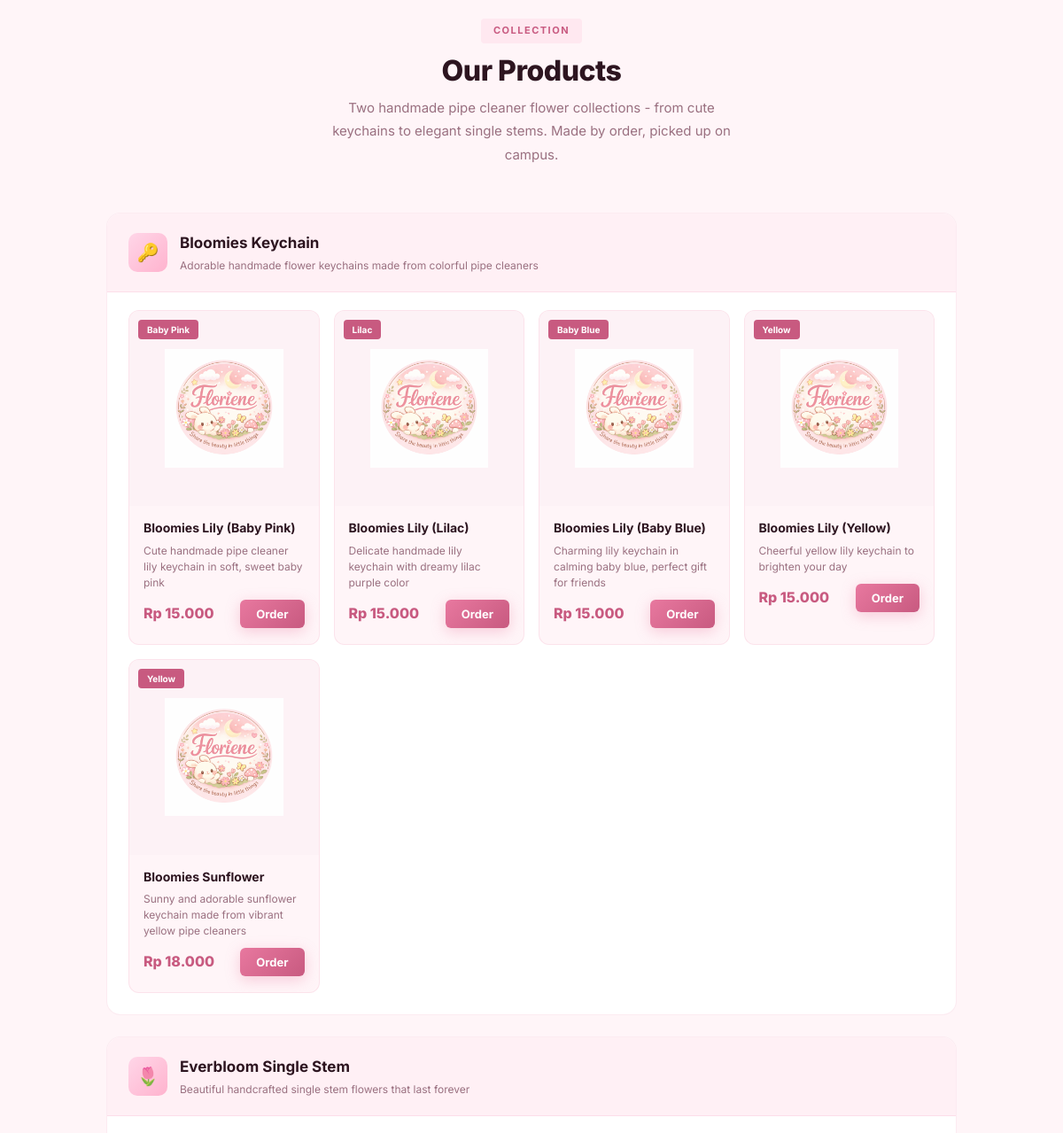
Before: / (middle part) with the older database file.
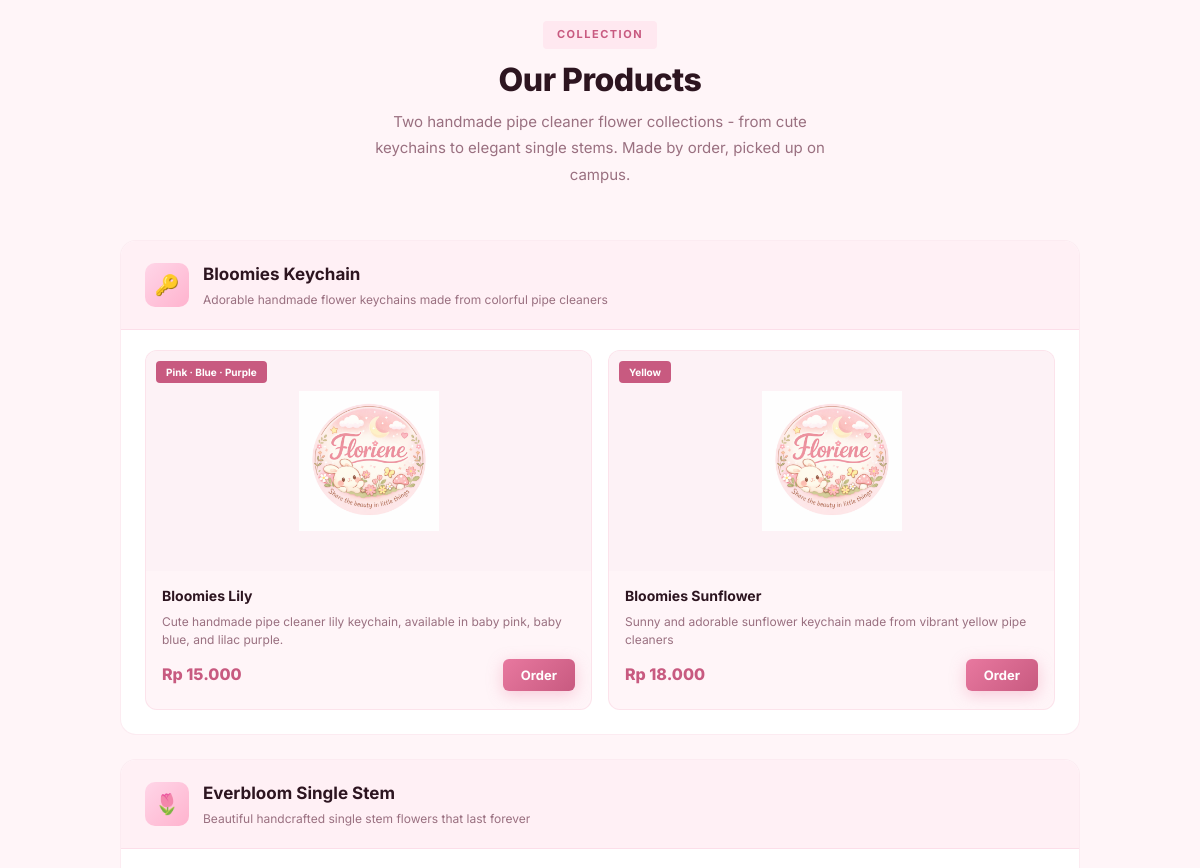
After: the same page with the newer database file.
### tables this page shows
CREATE TABLE IF NOT EXISTS kategori (
    id_kategori INT AUTO_INCREMENT PRIMARY KEY,
    nama VARCHAR(255) NOT NULL,
    deskripsi TEXT,
    created_at TIMESTAMP DEFAULT CURRENT_TIMESTAMP,
    INDEX idx_nama (nama)
);

CREATE TABLE IF NOT EXISTS produk (
    id_produk INT AUTO_INCREMENT PRIMARY KEY,
    nama_produk VARCHAR(255) NOT NULL,
    deskripsi_produk TEXT,
    harga DECIMAL(10, 2) NOT NULL,
    warna VARCHAR(100),
    status ENUM('active', 'inactive') DEFAULT 'active',
    url_foto_produk VARCHAR(500),
    id_kategori INT,
    created_at TIMESTAMP DEFAULT CURRENT_TIMESTAMP,
    FOREIGN KEY (id_kategori) REFERENCES kategori(id_kategori) ON DELETE SET NULL,
    INDEX idx_nama (nama_produk),
    INDEX idx_status (status),
    INDEX idx_kategori (id_kategori)
);

### index.php (the view, shortened to what this page needs)
<!DOCTYPE html>
<html lang="en">
<head>
  <script src="https://cdn.tailwindcss.com"></script>
  <link rel="stylesheet" href="css/shared.css">
  <link rel="stylesheet" href="css/style.css">
</head>
<body>
<section class="products" id="produk">
  <div class="container">
    <div class="sec-head-center">
      <span class="sec-label">Collection</span>
      <h2 class="sec-title">Our Products</h2>
      <p class="sec-sub">Two handmade pipe cleaner flower collections - from cute keychains to elegant single stems. Made by order, picked up on campus.</p>
    </div>
    <?php
    include 'php/db.php';
    $icons = ['🔑', '🌷', '🌸', '🌼'];
    $icon_index = 0;
    $kat_result = $conn->query("SELECT * FROM kategori ORDER BY id_kategori ASC");
    while ($kat = $kat_result->fetch_assoc()):
      $id_kat = $kat['id_kategori'];
      $produk_result = $conn->query("SELECT * FROM produk WHERE id_kategori=$id_kat AND status='active' ORDER BY id_produk ASC");
      $icon = $icons[$icon_index % count($icons)];
      $icon_index++;
      $num_produk = $produk_result->num_rows;
      $cols_md = $num_produk >= 2 ? 2 : 1;
      $cols_lg = min(max($num_produk, 1), 4);
      $grid_class = 'grid gap-4 grid-cols-1';
      if ($cols_md > 1) $grid_class .= " min-[560px]:grid-cols-$cols_md";
      if ($cols_lg > $cols_md) $grid_class .= " min-[860px]:grid-cols-$cols_lg";
    ?>
    <div class="cat-block">
      <div class="cat-head">
        <div class="cat-icon a"><?= $icon ?></div>
        <div class="cat-head-info">
          <h3><?= htmlspecialchars($kat['nama']) ?></h3>
          <p><?= htmlspecialchars($kat['deskripsi']) ?></p>
        </div>
      </div>
      <div class="cat-body">
        <div class="<?= $grid_class ?>">
          <?php while ($p = $produk_result->fetch_assoc()): ?>
          <div class="prod-card">
            <div class="prod-img-wrap">
              <?php if ($p['url_foto_produk']): ?>
              <img src="<?= htmlspecialchars($p['url_foto_produk']) ?>" alt="<?= htmlspecialchars($p['nama_produk']) ?>" class="prod-thumb" loading="lazy"
                   onerror="this.onerror=null;this.src='img/logo.png';this.style.objectFit='contain';this.style.background='#fdf2f6';this.style.padding='40px';">
              <?php else: ?>
              <div class="prod-thumb-emoji">🌸</div>
              <?php endif; ?>
              <?php if ($p['warna']): ?>
              <span class="prod-ribbon" style="background:#c85a80;"><?= htmlspecialchars($p['warna']) ?></span>
              <?php endif; ?>
            </div>
            <div class="prod-body">
              <div class="prod-name"><?= htmlspecialchars($p['nama_produk']) ?></div>
              <?php if ($p['deskripsi_produk']): ?>
              <p class="prod-desc"><?= htmlspecialchars($p['deskripsi_produk']) ?></p>
              <?php endif; ?>
              <div class="prod-footer" style="margin-top:8px;">
                <div class="prod-price">Rp <?= number_format($p['harga'], 0, ',', '.') ?></div>
                <button class="btn btn-pink btn-sm" onclick="orderProduk(<?= $p['id_produk'] ?>)">Order</button>
              </div>
            </div>
          </div>
          <?php endwhile; ?>
        </div>
      </div>
    </div>
    <?php endwhile; ?>
  </div>
</section>
</body>
</html>

### css/shared.css (style rules this page uses)
:root { --pink: #e8789f; --pink-dark: #c85a80; --pink-deep: #a8407a; --pink-bg: #fff5f8; --pink-soft: #ffe8f0; --pink-mid: #f8d0e0; --pink-pale: #fff0f5; --dark: #2d1520; --text: #4a2535; --muted: #9a7080; --border: rgba(232, 120, 159, 0.18); --white: #ffffff; --shadow-sm: 0 1px 6px rgba(180, 80, 120, 0.1); --shadow-md: 0 4px 18px rgba(180, 80, 120, 0.13); --shadow-lg: 0 8px 36px rgba(180, 80, 120, 0.18); --radius: 12px; --admin-bg: #16111a; --admin-side: #1e1624; --admin-card: #241a2c; --admin-border: #3a2848; --admin-text: #eee0f4; --admin-muted: #8a7898; --success: #22c55e; --danger: #ef4444; --warning: #f59e0b; --info: #3b82f6; }
*, *::before, *::after { margin: 0; padding: 0; box-sizing: border-box; }
html { scroll-behavior: smooth; }
body { font-family: "Inter", sans-serif; background: var(--white); color: var(--text); line-height: 1.6; overflow-x: clip; }
img { max-width: 100%; display: block; }
button { font-family: "Inter", sans-serif; cursor: pointer; }
.btn { display: inline-flex; align-items: center; gap: 6px; padding: 12px 26px; border-radius: 8px; font-size: 14px; font-weight: 700; border: none; cursor: pointer; transition: opacity 0.2s, transform 0.15s, box-shadow 0.2s; }
.btn-pink { background: linear-gradient(135deg, var(--pink), var(--pink-dark)); color: #fff; box-shadow: 0 4px 16px rgba(232, 120, 159, 0.35); }
.btn-sm { padding: 8px 18px; font-size: 13px; border-radius: 6px; }
.container { max-width: 1060px; margin: 0 auto; padding: 0 32px; }
.sec-label { display: inline-block; background: var(--pink-soft); color: var(--pink-dark); font-size: 11px; font-weight: 700; letter-spacing: 1.5px; text-transform: uppercase; padding: 5px 14px; border-radius: 4px; margin-bottom: 12px; }
.sec-title { font-size: 32px; font-weight: 800; color: var(--dark); line-height: 1.2; margin-bottom: 10px; letter-spacing: -0.5px; }
.sec-sub { font-size: 15px; color: var(--muted); line-height: 1.75; max-width: 480px; }
.sec-head-center { text-align: center; margin-bottom: 52px; }
.sec-head-center .sec-sub { margin: 0 auto; }

Changed rows visible on the page:
removed produk: warna "Lilac", nama_produk "Bloomies Lily (Lilac)", deskripsi_produk "Delicate handmade lily keychain with dreamy lilac purple color", harga "15.000", shown under kategori "Bloomies Keychain"
removed produk: warna "Baby Blue", nama_produk "Bloomies Lily (Baby Blue)", deskripsi_produk "Charming lily keychain in calming baby blue, perfect gift for friends", harga "15.000", shown under kategori "Bloomies Keychain"
removed produk: warna "Yellow", nama_produk "Bloomies Lily (Yellow)", deskripsi_produk "Cheerful yellow lily keychain to brighten your day", harga "15.000", shown under kategori "Bloomies Keychain"
changed produk: warna "Baby Pink" → "Pink · Blue · Purple"; nama_produk "Bloomies Lily (Baby Pink)" → "Bloomies Lily"; deskripsi_produk "Cute handmade pipe cleaner lily keychain in soft, sweet baby pink" → "Cute handmade pipe cleaner lily keychain, available in baby pink, baby blue, and lilac purple."
